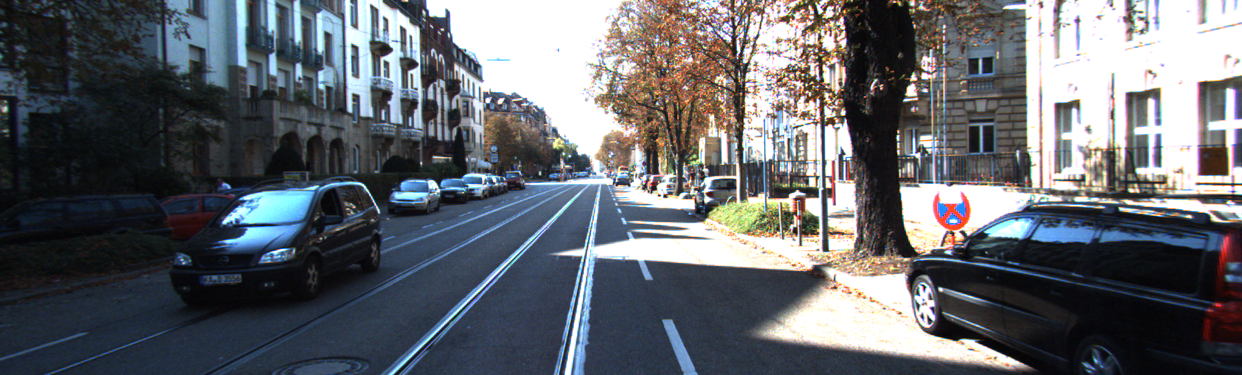
#> input picture opencv_disparity/l.png, 1242 x 375 px
$ python test.py
#> lines starting #> are read from the running program, lines starting #| are printed output that depends on the picture
##################################################################################
# SOURCE: https://github.com/aliyasineser/stereoDepth/blob/master/stereo_depth.py
##################################################################################

import numpy as np
import cv2 as cv
import cv2
from matplotlib import pyplot as plt

def depth_map(imgL, imgR):
    """ Depth map calculation. Works with SGBM and WLS. Need rectified images, returns depth map ( left to right disparity ) """
    # SGBM Parameters -----------------
    window_size = 3  # wsize default 3; 5; 7 for SGBM reduced size image; 15 for SGBM full size image (1300px and above); 5 Works nicely

    left_matcher = cv2.StereoSGBM_create(
        minDisparity=0,
        numDisparities=12*16,  # max_disp has to be dividable by 16 f. E. HH 192, 256
        blockSize=window_size,
        P1=8 * 5 * window_size,
        # wsize default 3; 5; 7 for SGBM reduced size image; 15 for SGBM full size image (1300px and above); 5 Works nicely
        P2=32 * 5 * window_size,
        disp12MaxDiff=12,
        uniquenessRatio=10,
        speckleWindowSize=50,
        speckleRange=32,
        preFilterCap=63,
        mode=cv2.STEREO_SGBM_MODE_SGBM_3WAY
    )
    right_matcher = cv2.ximgproc.createRightMatcher(left_matcher)
    # FILTER Parameters
    lmbda = 80000
    sigma = 1.3
    visual_multiplier = 6

    wls_filter = cv2.ximgproc.createDisparityWLSFilter(matcher_left=left_matcher)
    wls_filter.setLambda(lmbda)

    wls_filter.setSigmaColor(sigma)
    displ = left_matcher.compute(imgL, imgR)  # .astype(np.float32)/16
    dispr = right_matcher.compute(imgR, imgL)  # .astype(np.float32)/16
    displ = np.int16(displ)
    dispr = np.int16(dispr)
    filteredImg = wls_filter.filter(displ, imgL, None, dispr)  # important to put "imgL" here!!!

    filteredImg = cv2.normalize(src=filteredImg, dst=filteredImg, beta=0, alpha=255, norm_type=cv2.NORM_MINMAX);
    filteredImg = np.uint8(filteredImg)

    return filteredImg


imgL = cv.imread('l.png',0)
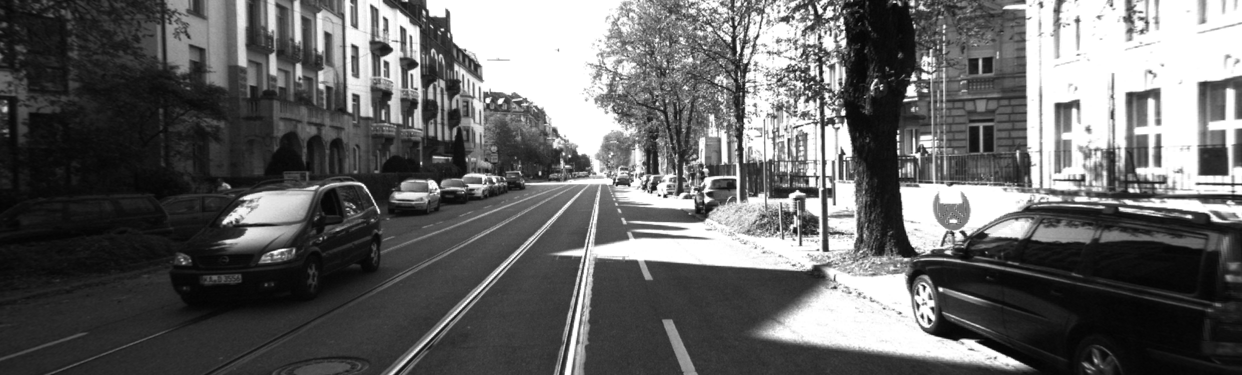
#> imgL: shape (375, 1242); min 3, max 255, mean 101.3
imgR = cv.imread('r.png',0)
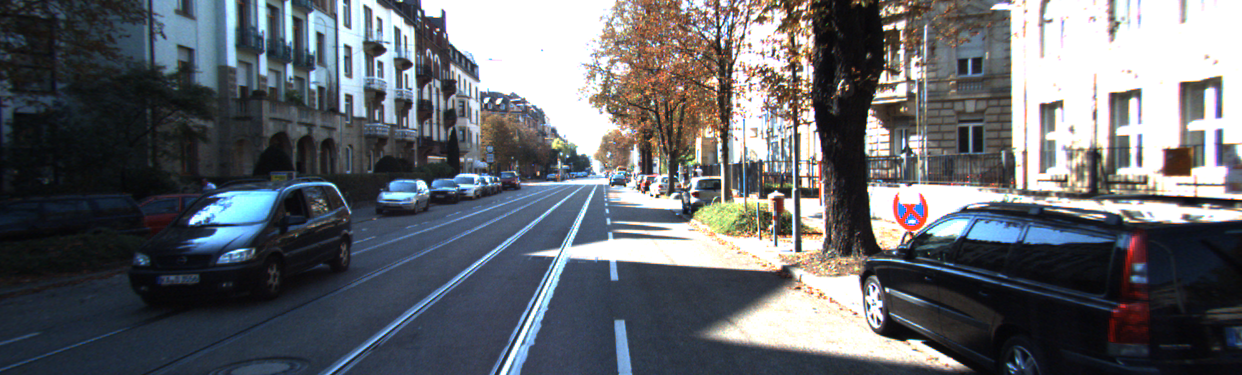
#> input picture opencv_disparity/r.png, 1242 x 375 px
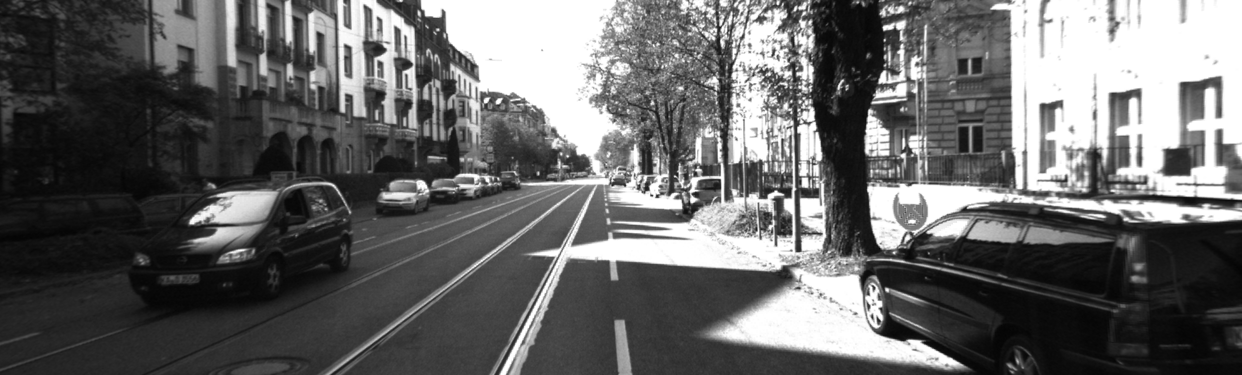
#> imgR: shape (375, 1242); min 4, max 255, mean 102.5
disparity = depth_map(imgL, imgR)
#> in depth_map, `displ = left_matcher.compute(imgL, imgR)`:
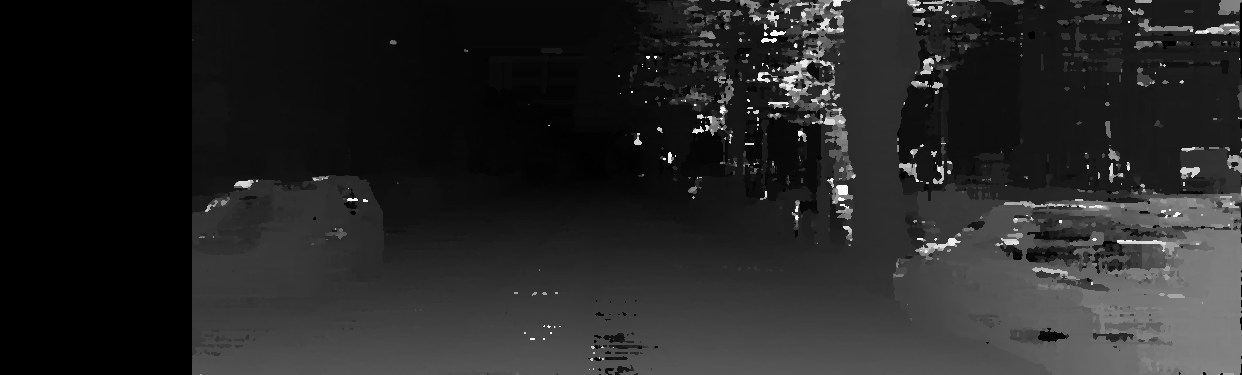
#> displ: shape (375, 1242) int16; min -16, max 3056, mean 444.2; drawn with min black and max white
#> in depth_map, `dispr = right_matcher.compute(imgR, imgL)`:
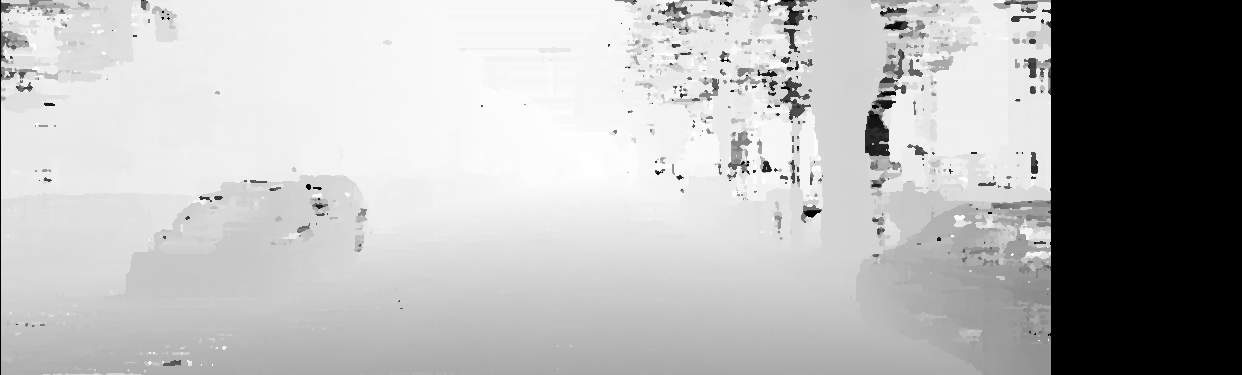
#> dispr: shape (375, 1242) int16; min -3072, max 0, mean -882.8; drawn with min black and max white
#> in depth_map, `filteredImg = wls_filter.filter(displ, imgL, None, dispr)  # important..`:
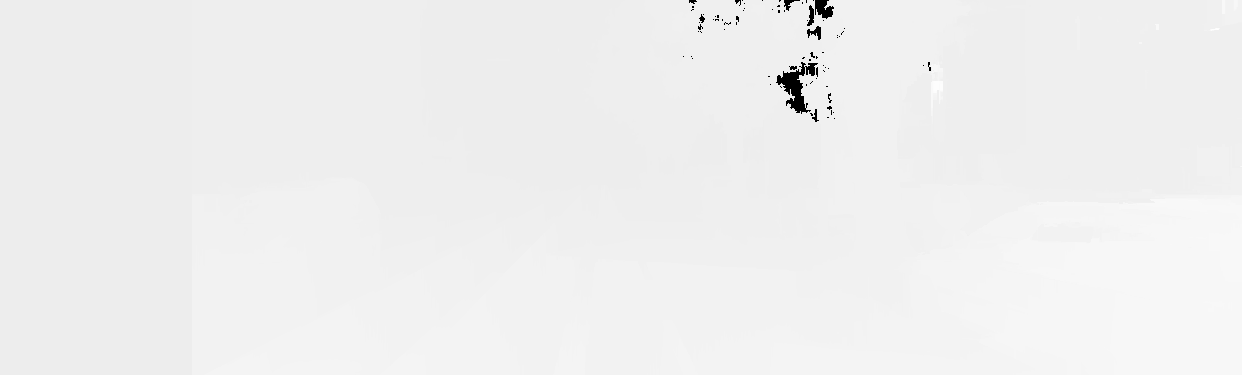
#> filteredImg: shape (375, 1242) int16; min -32768, max 2427, mean 293.4; drawn with min black and max white
plt.imshow(disparity,'gray')
plt.show()
